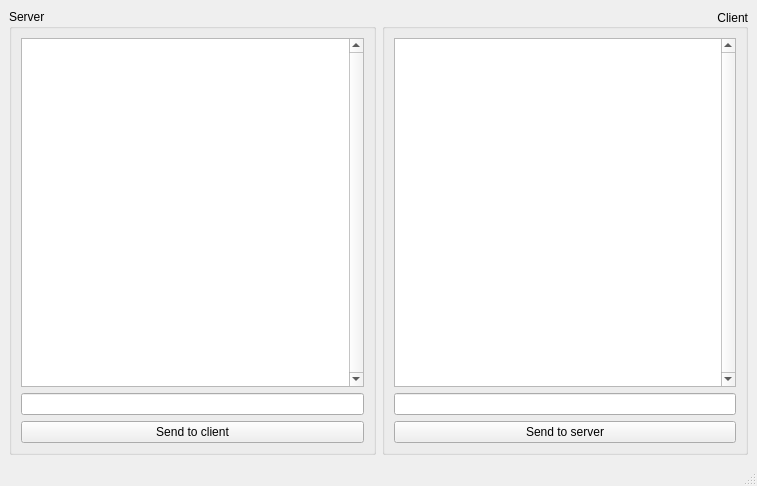
<?xml version="1.0" encoding="UTF-8"?>
<ui version="4.0">
 <class>MainWindow</class>
 <widget class="QMainWindow" name="MainWindow">
  <property name="geometry">
   <rect>
    <x>0</x>
    <y>0</y>
    <width>757</width>
    <height>486</height>
   </rect>
  </property>
  <property name="windowTitle">
   <string>LocalhostChatApp</string>
  </property>
  <widget class="QWidget" name="centralwidget">
   <layout class="QGridLayout" name="gridLayout_4">
    <item row="0" column="0">
     <widget class="QGroupBox" name="groupBox_server">
      <property name="title">
       <string>Server</string>
      </property>
      <layout class="QGridLayout" name="gridLayout">
       <item row="1" column="0">
        <widget class="QLineEdit" name="lineEdit_server"/>
       </item>
       <item row="2" column="0">
        <widget class="QPushButton" name="pushButton_server">
         <property name="text">
          <string>Send to client</string>
         </property>
        </widget>
       </item>
       <item row="0" column="0">
        <widget class="QListWidget" name="listWidget_server">
         <property name="verticalScrollBarPolicy">
          <enum>Qt::ScrollBarPolicy::ScrollBarAlwaysOn</enum>
         </property>
         <property name="horizontalScrollBarPolicy">
          <enum>Qt::ScrollBarPolicy::ScrollBarAlwaysOff</enum>
         </property>
         <property name="selectionMode">
          <enum>QAbstractItemView::SelectionMode::NoSelection</enum>
         </property>
        </widget>
       </item>
      </layout>
     </widget>
    </item>
    <item row="0" column="1">
     <widget class="QGroupBox" name="groupBox_client">
      <property name="title">
       <string>Client</string>
      </property>
      <property name="alignment">
       <set>Qt::AlignmentFlag::AlignRight|Qt::AlignmentFlag::AlignTrailing|Qt::AlignmentFlag::AlignVCenter</set>
      </property>
      <layout class="QGridLayout" name="gridLayout_3">
       <item row="2" column="0">
        <widget class="QPushButton" name="pushButton_client">
         <property name="text">
          <string>Send to server</string>
         </property>
        </widget>
       </item>
       <item row="1" column="0">
        <widget class="QLineEdit" name="lineEdit_client"/>
       </item>
       <item row="0" column="0">
        <widget class="QListWidget" name="listWidget_client">
         <property name="verticalScrollBarPolicy">
          <enum>Qt::ScrollBarPolicy::ScrollBarAlwaysOn</enum>
         </property>
         <property name="horizontalScrollBarPolicy">
          <enum>Qt::ScrollBarPolicy::ScrollBarAlwaysOff</enum>
         </property>
         <property name="autoScroll">
          <bool>true</bool>
         </property>
         <property name="selectionMode">
          <enum>QAbstractItemView::SelectionMode::NoSelection</enum>
         </property>
         <property name="textElideMode">
          <enum>Qt::TextElideMode::ElideNone</enum>
         </property>
         <property name="layoutMode">
          <enum>QListView::LayoutMode::SinglePass</enum>
         </property>
         <property name="viewMode">
          <enum>QListView::ViewMode::ListMode</enum>
         </property>
        </widget>
       </item>
      </layout>
     </widget>
    </item>
   </layout>
  </widget>
  <widget class="QMenuBar" name="menubar">
   <property name="geometry">
    <rect>
     <x>0</x>
     <y>0</y>
     <width>757</width>
     <height>37</height>
    </rect>
   </property>
  </widget>
  <widget class="QStatusBar" name="statusbar"/>
 </widget>
 <resources/>
 <connections/>
</ui>
